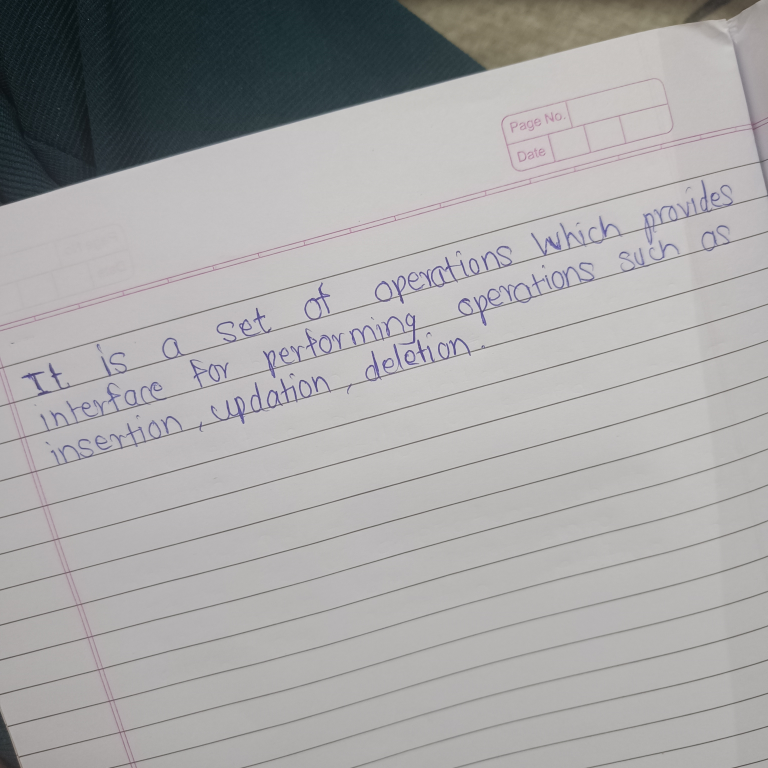
#> input picture Sample.jpg, 3072 x 3072 px, found by its file name (shown at 1/4 size)
$ jupyter execute --allow-errors Internship.ipynb   (shell and % lines are left out)
#> lines starting #> are read from the running program, lines starting #| are printed output that depends on the picture; pictures that were not available may be replaced by others from this repository, and a replacement may not be noted
[cell 1]
import asrtoolkit
from asrtoolkit import wer, cer
import cv2
import io
from fuzzywuzzy import fuzz
from fuzzywuzzy import process
import numpy as np
from PIL import Image
import pytesseract
import sys
from skimage import io as ioski
from skimage.color import rgb2gray
from skimage.transform import rotate, resize
import os
from google.cloud import vision
from google.cloud.vision_v1 import types
from dotenv import load_dotenv, find_dotenv
load_dotenv()

[cell 2]
with open("/tmp/google.json", "wt") as fp:
    fp.write(str(os.getenv("GOOGLE_CREDS")))

os.environ['GOOGLE_APPLICATION_CREDENTIALS'] ="/tmp/google.json"
client = vision.ImageAnnotatorClient()

[cell 3]
dirpath = os.getcwd()
print("This Directory", dirpath)
parentDirectory = os.path.dirname(dirpath)
print(parentDirectory)
GrandparentDirectory = os.path.dirname(parentDirectory)
print(GrandparentDirectory)
print(os.path.abspath(os.path.join(os.getcwd(),  '..')))
out_path_myhand = os.getenv("LOCAL_PATH")
print("My_hand_Trained_data",out_path_myhand)
out_path_StorySquad = os.path.abspath(os.path.join(os.getenv("LOCAL_PATH","NOt found"), "..",".."))
print(out_path_StorySquad)

[cell 4]
sys.path.insert(0, out_path_StorySquad+'/deskew')
from deskew import determine_skew

[cell 5]
sample_img ="/content/Sample.jpg"

[cell 6]
outputimage = Image.open(sample_img)
#> outputimage is the input picture: PIL image 3072x3072 RGB; mean R, G, B 166.7, 165.9, 166
print(outputimage)
#| <PIL.JpegImagePlugin.JpegImageFile image mode=RGB size=3072x3072 at 0x7F4B545C4CD0>
outputimage

[cell 7]
image = ioski.imread(sample_img)
grayscale = rgb2gray(image)
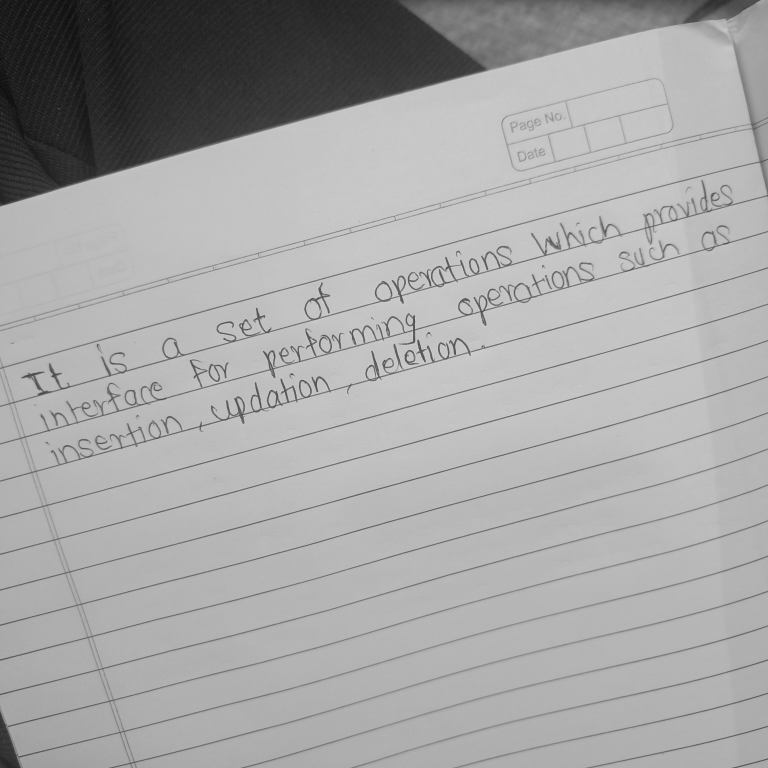
#> grayscale: shape (3072, 3072) float64 (shown at 1/4 size); min 0.0432, max 0.855, mean 0.651
#> (the rest of this cell did not finish here and is left out)

[cell 8]
Image.open("output_deskewed.png")

[cell 9]
def pre_process_image(image):
#> called with image = 'output_deskewed.png'
  img = cv2.imread(image)
  img = cv2.resize(img, None, fx=.3,fy=.3)
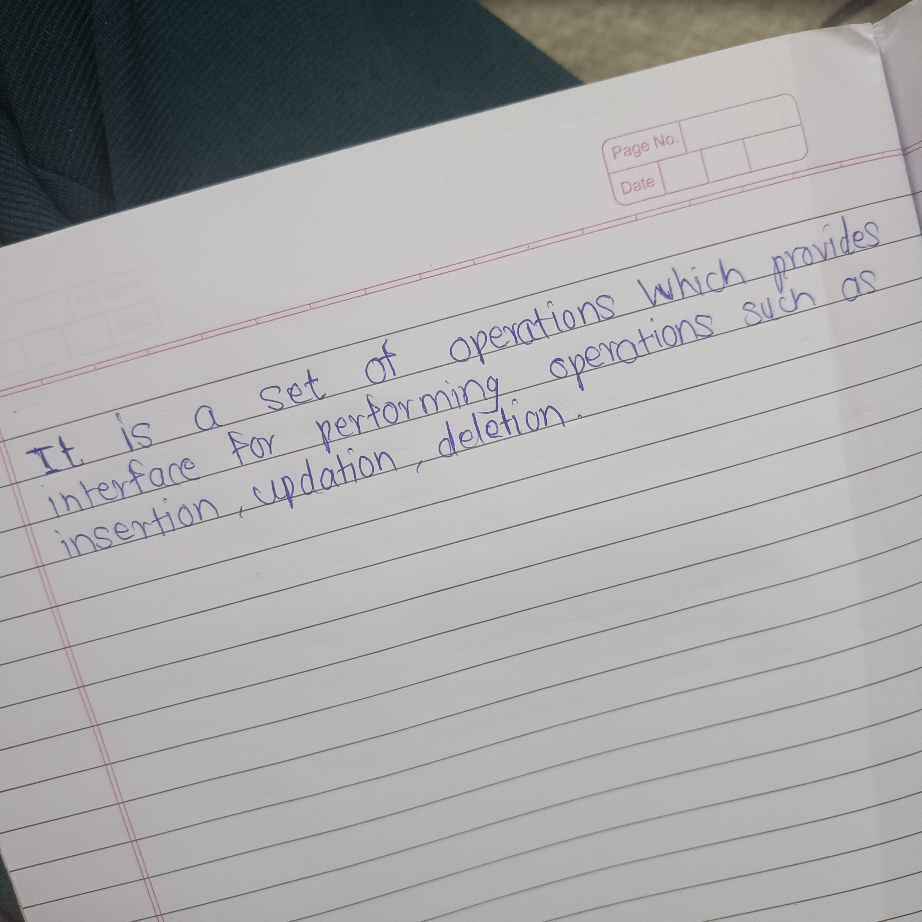
#> img: shape (922, 922, 3); mean B, G, R 166, 165.9, 166.7
  img = cv2.cvtColor(img, cv2.COLOR_BGR2RGB)
  img = cv2.cvtColor(img, cv2.COLOR_BGR2GRAY)
#> img: shape (922, 922)
  img = cv2.adaptiveThreshold(img, 255, cv2.ADAPTIVE_THRESH_GAUSSIAN_C, cv2.THRESH_BINARY, 5, 11)
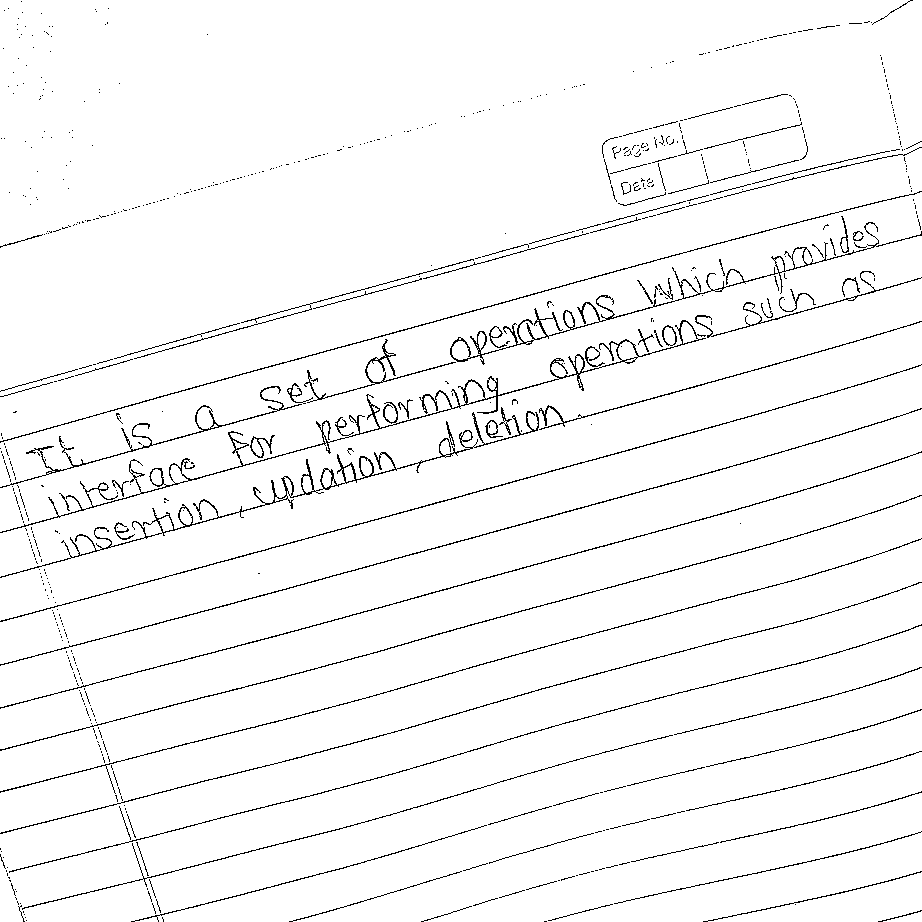
#> img: shape (922, 922); 96.6% white; black in thin lines or dots
  return img

[cell 10]
def img_process(image):
  cv2output = io.imread(image)
  angle = determine_skew(cv2output)
  print("Angle rotation of image", angle)
  rotated = rotate(cv2output, angle, resize=True)*255
  return rotated

[cell 11]
processed_img = pre_process_image("output_deskewed.png")
cv2.imwrite("output_deskewed.png",processed_img)
processed_img = pre_process_image(sample_img)
cv2.imwrite("output_deskewed.png",processed_img)
#> Out = True

[cell 12]
ground_truth = "It is a set of operations which provides interface for performing operations such as insertion,updation,deletion."

#> (a cell that did not finish here is left out)

#> (a cell that did not finish here is left out)

#> (a cell that did not finish here is left out)

#> (a cell that did not finish here is left out)

#> (a cell that did not finish here is left out)

#> (a cell that did not finish here is left out)

#> (a cell that did not finish here is left out)

[cell 20]
with io.open("output_deskewed.png",'rb') as image_file:
  content = image_file.read()

image_v = vision.types.Image(content=content)
response = client.document_text_detection(image= image_v)
docText = response.full_text_annotation.text
hypothesis6 = docText

print("CER, WER, Rate: ",cer(ground_truth, hypothesis6), wer(ground_truth,hypothesis6), fuzz.ratio(ground_truth, hypothesis6))
#> (this line was passed over: asrtoolkit is not available in this run)
